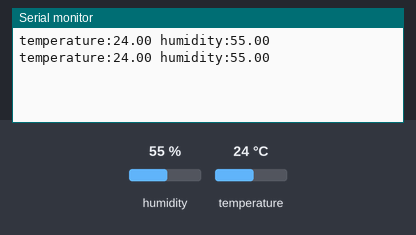
This sketch was run on a simulated Arduino Mega 2560, built with avr-gcc and run on an emulated ATmega2560. Parts: the last lines printed to the serial monitor. The inputs (shaded band) are chosen by the test bench; at power-on: humidity 55 %, temperature 24 °C.

Above: at 2.8 s.
2.9 s: humidity set to 22 %
At 5.3 s:
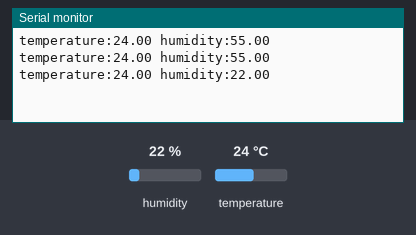
5.6 s: temperature set to 12 °C
At 6.6 s:
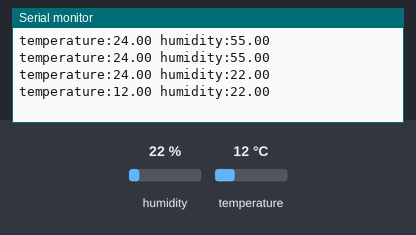
8.3 s: humidity set to 40 %
At 11.4 s:
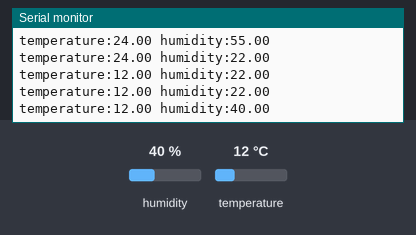
Timing chart, 0 to 12.9 s (numbered marks = the images above; inputs shaded):
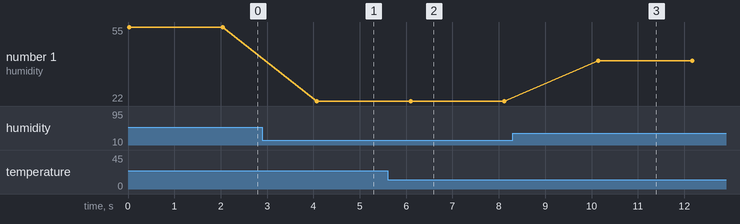

Measured:
- after the input at 2.9 s, the serial monitor: prints a new line after 1.2 s (image 1)
- after the input at 5.6 s, the serial monitor: prints a new line after 0.50 s (image 2)
- after the input at 8.3 s, the serial monitor: prints a new line after 1.8 s (image 3)
- plotted number 1: 55 → 22 after the input at 2.9 s, 22 → 40 after the input at 8.3 s

The sketch:

TEST_CHOICE_SONG.ino
```cpp
void ChoiceSong(float angry, float light, int rain){
  int choice=0;
// {비눈X, 쾌적, 낮} 으로 초기화
  bool is_rainy=false;
  bool is_angry=false;
  bool is_day=true;

  if(rain<=512) // 수치는 변경가능 나중에 테스트 해보고 어느정도를 물이 온상황이라할지 정정
    is_rainy=true;
  if(is_angry>=75) // 불쾌지수75부터 50% 사람들이 불쾌감을 느끼기 시작한다
    is_angry=true;
  if(is_day<=512)
    is_day=false;

  if(!is_rainy && !is_angry & is_day) choice=1;
  else if(!is_rainy && !is_angry & !is_day) choice=2;
  else if(!is_rainy && is_angry & is_day) choice =3;
  else if(!is_rainy && is_angry & !is_day)choice =4;
  else if(is_rainy && !is_angry & is_day) choice =5;
  else if(is_rainy && !is_angry & !is_day) choice =6;
  else if(is_rainy && is_angry & is_day) choice =7;
  else if(is_rainy && is_angry & !is_day) choice =8;

  return choice;  // object.playMp3Folder(choice);
}
```

humid_temp_sensor.ino
```cpp
#include <DHT11.h>
int pin=4;
DHT11 dht11(pin);
void setup()
{
   Serial.begin(9600);
}

void loop()
{
  int err;
  float temp, humi;
  if((err=dht11.read(humi, temp))==0)
  {
    Serial.print("temperature:");
    Serial.print(temp);
    Serial.print(" humidity:");
    Serial.print(humi);
    Serial.println();
  }
  else
  {
    Serial.println();
    Serial.print("Error No :");
    Serial.print(err);
    Serial.println();
  }
  delay(2000); //delay for reread
}
```
